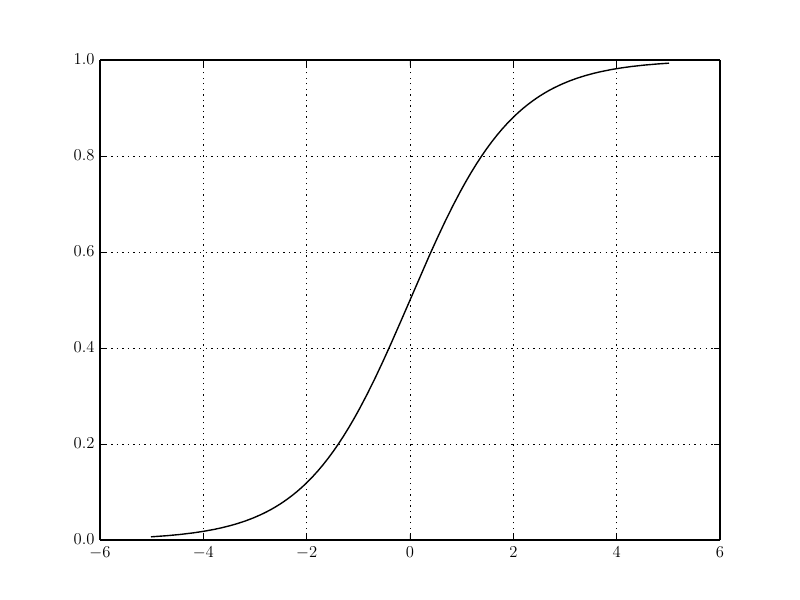

Write Python code to recreate this figure.
import numpy as np
import matplotlib.pyplot as plt

def sigmoide(x):
	return 1/(1+np.exp(-x))

with plt.rc_context(rc = { "text.usetex": True, "font.family": "serif" }):
	x = np.linspace(-5, 5, 200)
	y = sigmoide(x)
	plt.plot(x, y, color = "black")
	plt.grid()
	plt.axes()
	plt.savefig("sigmoide.pdf")